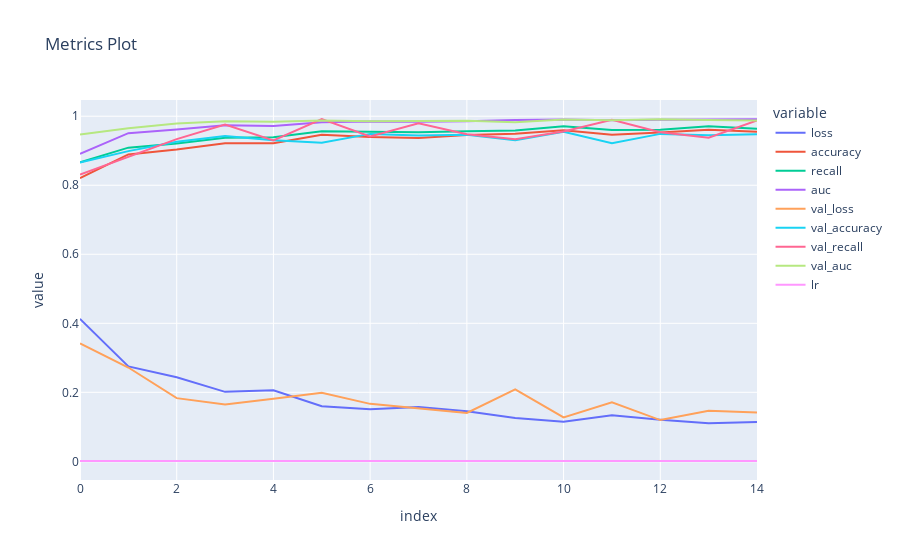

The cell this chart's notebook holds for it:
### Code cell
history= model.history.history
px.line(history,title = "Metrics Plot")

### Figure 1 — Plotly figure (JSON) as saved in the notebook; plotly's stock layout.template omitted (floating-point values rounded to 4 significant figures)
{"data": [{"hovertemplate": "variable=loss<br>index=%{x}<br>value=%{y}<extra></extra>", "legendgroup": "loss", "line": {"color": "#636efa", "dash": "solid"}, "marker": {"symbol": "circle"}, "mode": "lines", "name": "loss", "orientation": "v", "showlegend": true, "type": "scatter", "x": [0, 1, 2, 3, 4, 5, 6, 7, 8, 9, 10, 11, 12, 13, 14], "xaxis": "x", "y": [0.4129, 0.2751, 0.2434, 0.2014, 0.2057, 0.1596, 0.1507, 0.1573, 0.145, 0.1257, 0.1144, 0.1337, 0.1206, 0.1101, 0.1137], "yaxis": "y"}, {"hovertemplate": "variable=accuracy<br>index=%{x}<br>value=%{y}<extra></extra>", "legendgroup": "accuracy", "line": {"color": "#EF553B", "dash": "solid"}, "marker": {"symbol": "circle"}, "mode": "lines", "name": "accuracy", "orientation": "v", "showlegend": true, "type": "scatter", "x": [0, 1, 2, 3, 4, 5, 6, 7, 8, 9, 10, 11, 12, 13, 14], "xaxis": "x", "y": [0.8205, 0.8893, 0.9033, 0.9215, 0.9215, 0.9462, 0.9398, 0.937, 0.9455, 0.9489, 0.9592, 0.9462, 0.9525, 0.9608, 0.955], "yaxis": "y"}, {"hovertemplate": "variable=recall<br>index=%{x}<br>value=%{y}<extra></extra>", "legendgroup": "recall", "line": {"color": "#00cc96", "dash": "solid"}, "marker": {"symbol": "circle"}, "mode": "lines", "name": "recall", "orientation": "v", "showlegend": true, "type": "scatter", "x": [0, 1, 2, 3, 4, 5, 6, 7, 8, 9, 10, 11, 12, 13, 14], "xaxis": "x", "y": [0.8663, 0.909, 0.9208, 0.9378, 0.9393, 0.9563, 0.9547, 0.9537, 0.9563, 0.9588, 0.9707, 0.9599, 0.9609, 0.9712, 0.964], "yaxis": "y"}, {"hovertemplate": "variable=auc<br>index=%{x}<br>value=%{y}<extra></extra>", "legendgroup": "auc", "line": {"color": "#ab63fa", "dash": "solid"}, "marker": {"symbol": "circle"}, "mode": "lines", "name": "auc", "orientation": "v", "showlegend": true, "type": "scatter", "x": [0, 1, 2, 3, 4, 5, 6, 7, 8, 9, 10, 11, 12, 13, 14], "xaxis": "x", "y": [0.8909, 0.9509, 0.9618, 0.9739, 0.972, 0.9826, 0.9849, 0.9839, 0.9857, 0.9894, 0.9905, 0.9884, 0.9901, 0.9916, 0.9913], "yaxis": "y"}, {"hovertemplate": "variable=val_loss<br>index=%{x}<br>value=%{y}<extra></extra>", "legendgroup": "val_loss", "line": {"color": "#FFA15A", "dash": "solid"}, "marker": {"symbol": "circle"}, "mode": "lines", "name": "val_loss", "orientation": "v", "showlegend": true, "type": "scatter", "x": [0, 1, 2, 3, 4, 5, 6, 7, 8, 9, 10, 11, 12, 13, 14], "xaxis": "x", "y": [0.3416, 0.2719, 0.1832, 0.165, 0.1811, 0.1986, 0.1666, 0.1535, 0.1403, 0.2086, 0.1272, 0.1708, 0.1195, 0.1467, 0.1413], "yaxis": "y"}, {"hovertemplate": "variable=val_accuracy<br>index=%{x}<br>value=%{y}<extra></extra>", "legendgroup": "val_accuracy", "line": {"color": "#19d3f3", "dash": "solid"}, "marker": {"symbol": "circle"}, "mode": "lines", "name": "val_accuracy", "orientation": "v", "showlegend": true, "type": "scatter", "x": [0, 1, 2, 3, 4, 5, 6, 7, 8, 9, 10, 11, 12, 13, 14], "xaxis": "x", "y": [0.866, 0.8989, 0.9257, 0.9428, 0.9306, 0.9233, 0.9488, 0.944, 0.9464, 0.9306, 0.9549, 0.922, 0.9488, 0.9452, 0.9476], "yaxis": "y"}, {"hovertemplate": "variable=val_recall<br>index=%{x}<br>value=%{y}<extra></extra>", "legendgroup": "val_recall", "line": {"color": "#FF6692", "dash": "solid"}, "marker": {"symbol": "circle"}, "mode": "lines", "name": "val_recall", "orientation": "v", "showlegend": true, "type": "scatter", "x": [0, 1, 2, 3, 4, 5, 6, 7, 8, 9, 10, 11, 12, 13, 14], "xaxis": "x", "y": [0.831, 0.8833, 0.9336, 0.9759, 0.9296, 0.992, 0.9416, 0.9799, 0.9477, 0.9336, 0.9557, 0.9899, 0.9537, 0.9376, 0.9879], "yaxis": "y"}, {"hovertemplate": "variable=val_auc<br>index=%{x}<br>value=%{y}<extra></extra>", "legendgroup": "val_auc", "line": {"color": "#B6E880", "dash": "solid"}, "marker": {"symbol": "circle"}, "mode": "lines", "name": "val_auc", "orientation": "v", "showlegend": true, "type": "scatter", "x": [0, 1, 2, 3, 4, 5, 6, 7, 8, 9, 10, 11, 12, 13, 14], "xaxis": "x", "y": [0.947, 0.9648, 0.9789, 0.9855, 0.9843, 0.9874, 0.9856, 0.9871, 0.987, 0.9828, 0.9902, 0.9885, 0.9915, 0.9893, 0.9877], "yaxis": "y"}, {"hovertemplate": "variable=lr<br>index=%{x}<br>value=%{y}<extra></extra>", "legendgroup": "lr", "line": {"color": "#FF97FF", "dash": "solid"}, "marker": {"symbol": "circle"}, "mode": "lines", "name": "lr", "orientation": "v", "showlegend": true, "type": "scatter", "x": [0, 1, 2, 3, 4, 5, 6, 7, 8, 9, 10, 11, 12, 13, 14], "xaxis": "x", "y": [0.001, 0.001, 0.001, 0.001, 0.001, 0.001, 0.001, 0.001, 0.001, 0.001, 0.001, 0.001, 0.001, 0.001, 0.001], "yaxis": "y"}], "layout": {"legend": {"title": {"text": "variable"}, "tracegroupgap": 0}, "title": {"text": "Metrics Plot"}, "xaxis": {"anchor": "y", "domain": [0, 1], "title": {"text": "index"}}, "yaxis": {"anchor": "x", "domain": [0, 1], "title": {"text": "value"}}}}
